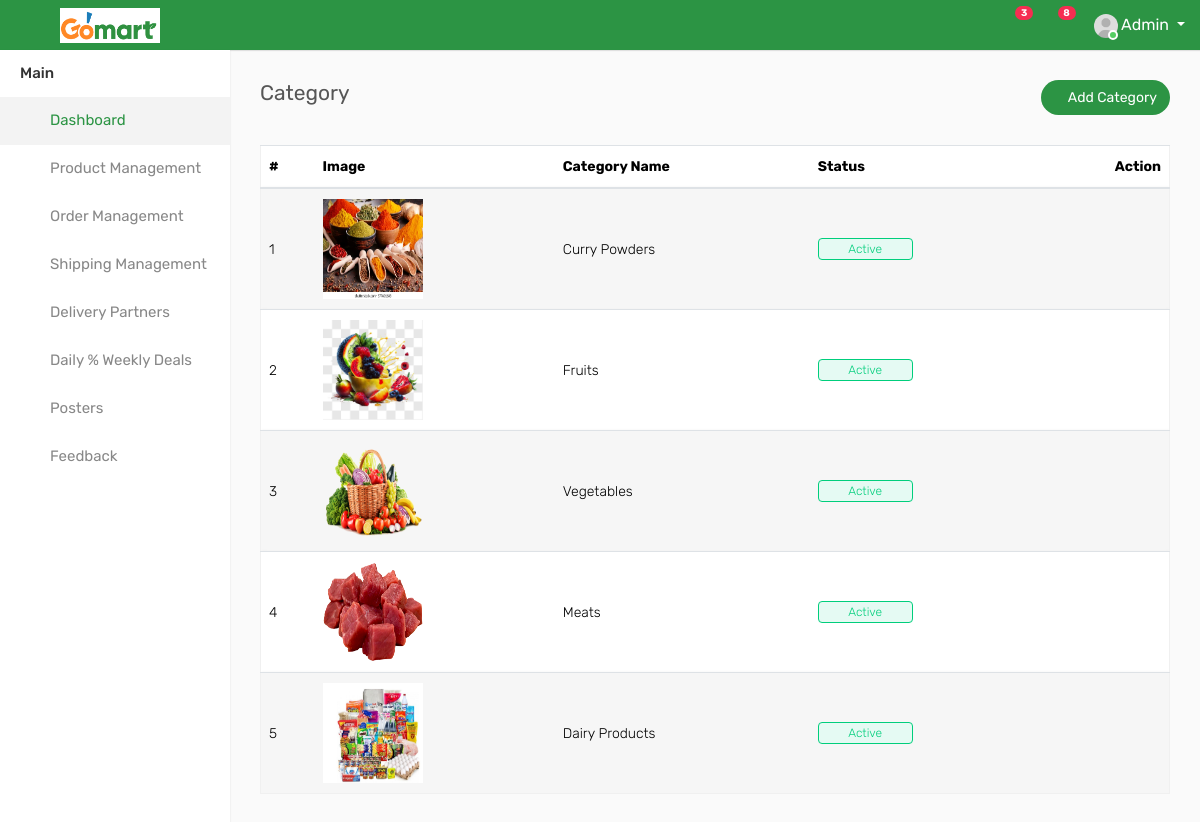
The page /category/ on the database its author committed.
### GoApp/models.py (models this page shows, shortened)
class tbl_Category(models.Model):
    name = models.CharField(max_length=100, unique=True)
    status = models.CharField(max_length=50, null=True)
    image = models.ImageField(upload_to="media", null=True)

### GoApp/views.py (the view)
# urls.py: path("category/", views.category),
@never_cache
def category(request):
    d = tbl_Category.objects.all()
    return render(request, "category.html", {"d": d})

### templates/category.html (shortened to what this page needs)
{% include 'left_nav.html' %}
        <div class="page-wrapper">
            <div class="content">
                <div class="row">
                    <div class="col-sm-5 col-5">
                        <h4 class="page-title">Category</h4>
                    </div>
                    <div class="col-sm-7 col-7 text-right m-b-30">
                        <a href="/add_category" class="btn btn-primary btn-rounded"><i class="fa fa-plus"></i> Add Category</a>
                    </div>
                </div>
                <div class="row">
                    <div class="col-md-12">
                        <div class="table-responsive">
                            <table class="table table-striped custom-table mb-0 datatable">
                                <thead>
                                    <tr>
                                        <th>#</th>
                                        <th>Image</th>
                                        <th>Category Name</th>
                                        <th>Status</th>
                                        <th class="text-right">Action</th>
                                    </tr>
                                </thead>
                                <tbody>
                                {% for i in d %}
                                    <tr>
                                        <td>{{forloop.counter}}</td>
                                        <td><img src="{{i.image}}" width="100" height="100"></td>
                                        <td>{{i.name}}</td>
										<td><span class="custom-badge status-green">{{i.status}}</span></td>
                                        <td class="text-right">
                                            <div class="dropdown dropdown-action">
                                                <a href="#" class="action-icon dropdown-toggle" data-toggle="dropdown"
                                                   aria-expanded="false"><i class="fa fa-ellipsis-v"></i></a>
                                            </div>
                                        </td>
                                    </tr>
                        </div>
                        {% endfor %}

### rows shown on the page
tbl_Category: image (picture), name "Curry Powders", status "Active"
tbl_Category: image (picture), name "Fruits", status "Active"
tbl_Category: image (picture), name "Vegetables", status "Active"
tbl_Category: image (picture), name "Meats", status "Active"
tbl_Category: image (picture), name "Dairy Products", status "Active"
